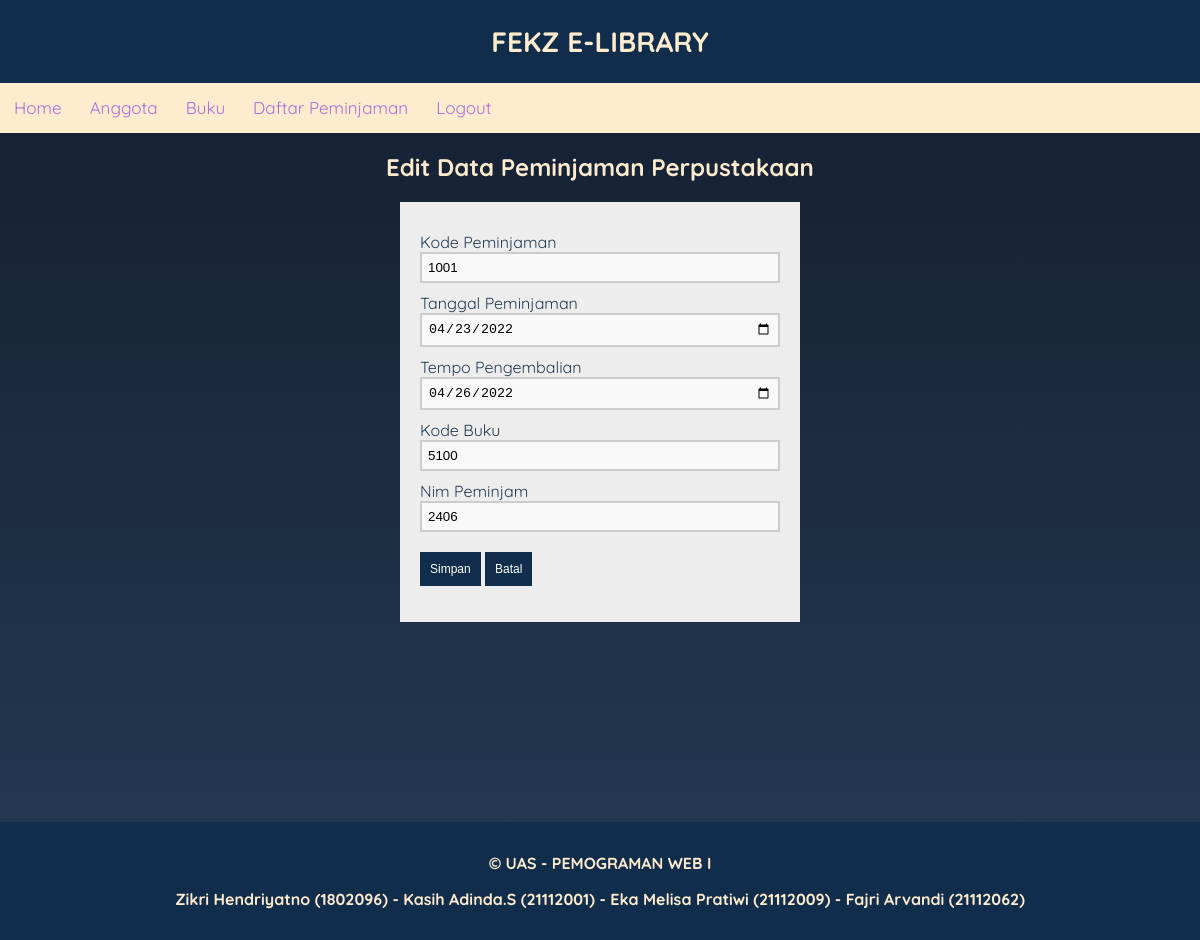
Page /update_peminjaman.php?kode_peminjaman=1001 on the committed database.
### tables this page shows
CREATE TABLE `tabel_peminjaman` (
  `kode_peminjaman` varchar(11) NOT NULL,
  `tanggal_pinjam` date NOT NULL,
  `tanggal_kembali` date NOT NULL,
  `kode_buku` varchar(15) NOT NULL,
  `nim` varchar(11) NOT NULL
);

### Update_peminjaman.php (the view, shortened to what this page needs)
<?php
require_once('koneksi.php');
if (isset($_GET['kode_peminjaman'])) {
    $kode_peminjaman = $_GET['kode_peminjaman'];
    $query = "SELECT * FROM tabel_peminjaman WHERE kode_peminjaman='$kode_peminjaman'";
    $result_berita = mysqli_query($koneksi, $query);
    $row = mysqli_fetch_assoc($result_berita);
} else {
    echo "<script>alert('Parameter belum dikirim');window.location='Home.php?page=peminjaman';</script>";
}
require_once('Header.php');
require_once('Navigation.php');
?>
<!DOCTYPE html>
<html>
<body>
    <center>
        <h2> Edit Data Peminjaman Perpustakaan</h2>
    </center>
    <section class="base">
        <form action="" method="POST">
            <div>
                <label>Kode Peminjaman</label>
                <input type="text" name="kode_peminjaman" value=<?= $row['kode_peminjaman'] ?>><br>
            </div>
            <div>
                <label>Tanggal Peminjaman</label>
                <input type="date" name="tanggal_pinjam" value=<?= $row['tanggal_pinjam'] ?>><br>
            </div>
            <div>
                <label>Tempo Pengembalian</label>
                <input type="date" name="tanggal_kembali" value=<?= $row['tanggal_kembali'] ?>><br>
            </div>
            <div>
                <label>Kode Buku</label>
                <input type="text" name="kode_buku" value=<?= $row['kode_buku'] ?>><br>
            </div>
            <div>
                <label>Nim Peminjam</label>
                <input type="text" name="nim" value=<?= $row['nim'] ?>><br>
            </div>
            <button name="input">Simpan</button>
            <button name="batal">Batal</button>
        </form>
    </section>
</body>
</html>
<?php
require_once('Footer.php');
?>

### css/style.css (style rules this page uses)
* { box-sizing: border-box; }
body { font-family: "Quicksand", sans-serif; margin: 0; padding: 0; background: linear-gradient(#141e30, #243b55); }
h2 { color: blanchedalmond; }
button { background-color: rgb(16, 46, 76); color: #fff; padding: 10px; text-decoration: none; font-size: 12px; border: 0px; margin-top: 20px; }
label { margin-top: 10px; float: left; text-align: left; width: 100%; color: #243b55; }
input { padding: 6px; width: 100%; box-sizing: border-box; background: #f8f8f8; border: 2px solid #ccc; outline-color: #243b55; }
.base { width: 400px; height: auto; padding: 20px; margin-left: auto; margin-right: auto; background: #ededed; }

### rows in the picture
tabel_peminjaman: kode_peminjaman "1001", tanggal_pinjam "04/23/2022", tanggal_kembali "04/26/2022", kode_buku "5100", nim "2406"
